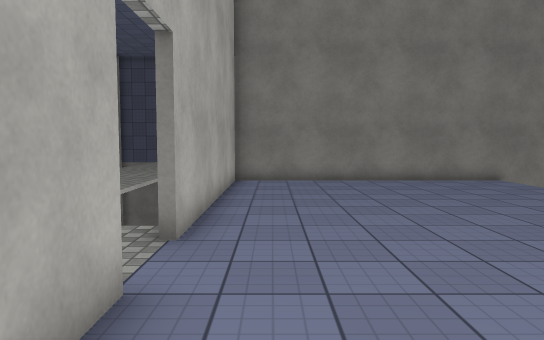
View 1 (above)

16 first-person views from a walk through a scene from a Unity 3-D project. The camera is 1.4 m above the floor, tilts 4° down and sees 70° across. Doors are open. The floor is counted in squares, 1 m on a side. Each view is taken from the middle of a square. On the plan, view 1 faces up. The plan holds only what a view shows up to about 16 squares ahead; the rest is blank. The place goes on beyond the plan. The player is left out. Surface patterns are stand-ins for the level's own textures.

View 2
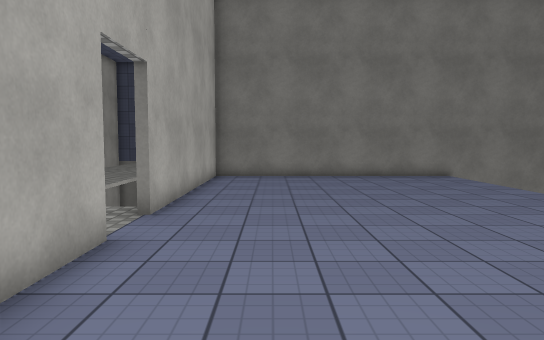

View 3
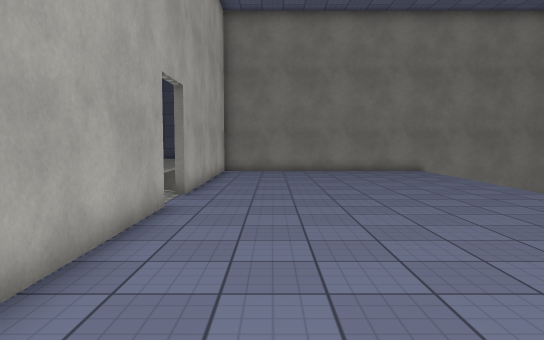

View 4
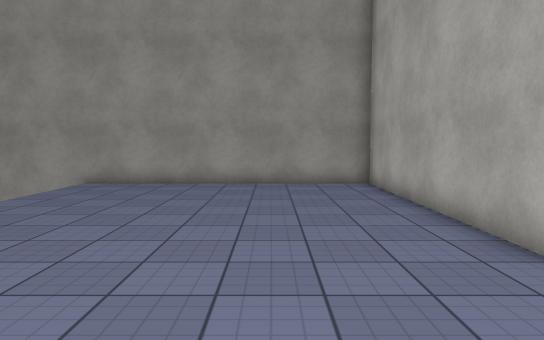

View 5
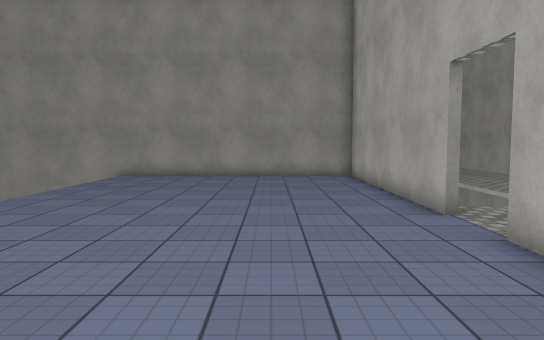

View 6
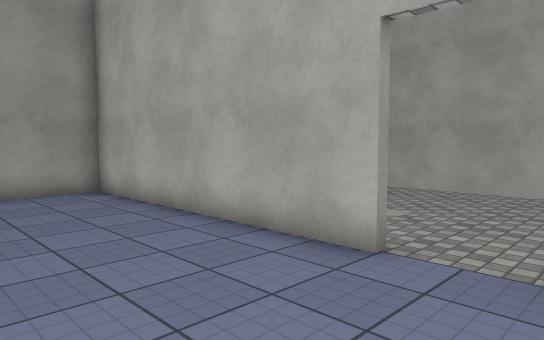

View 7
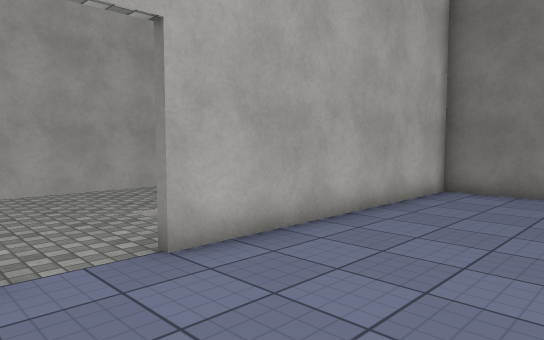

View 8
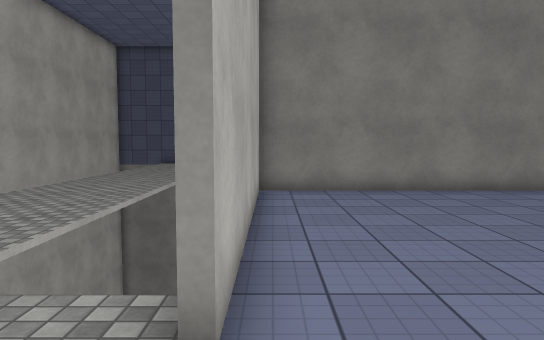

View 9
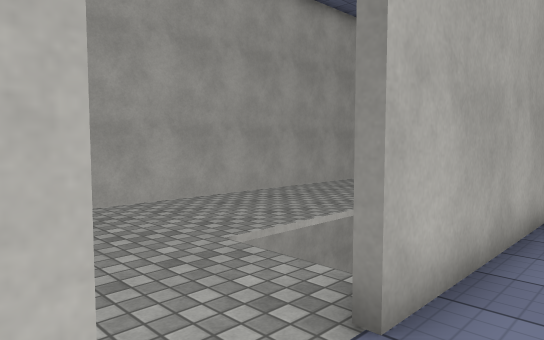

View 10
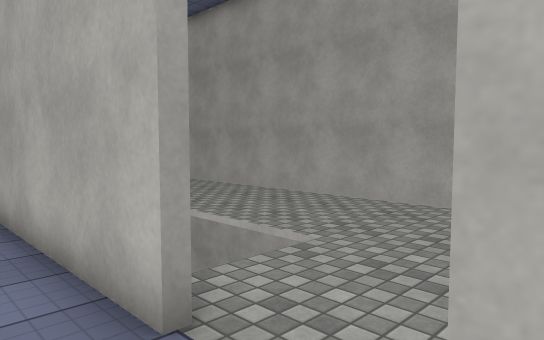

View 11
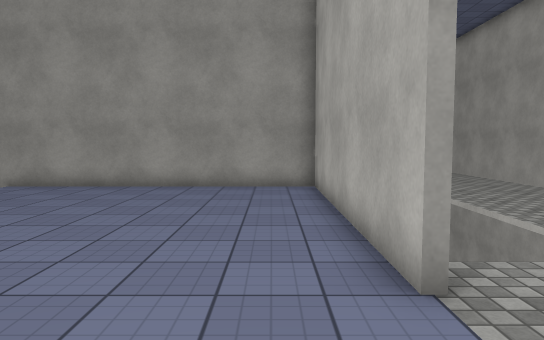

View 12
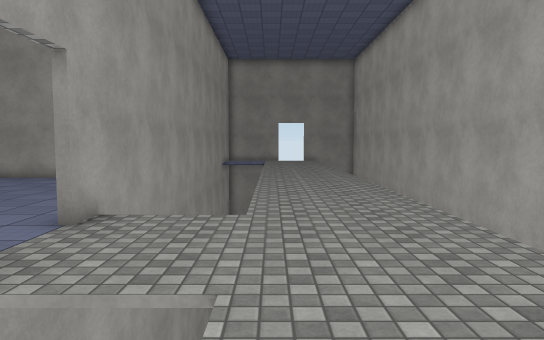

View 13
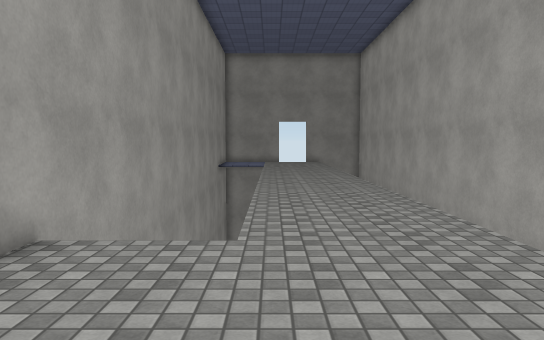

View 14
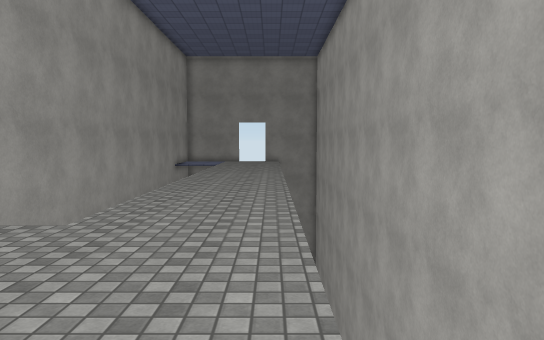

View 15
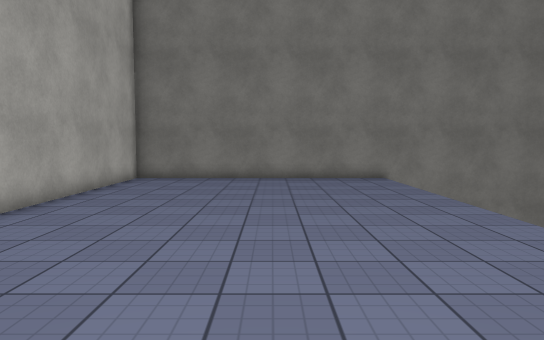

View 16
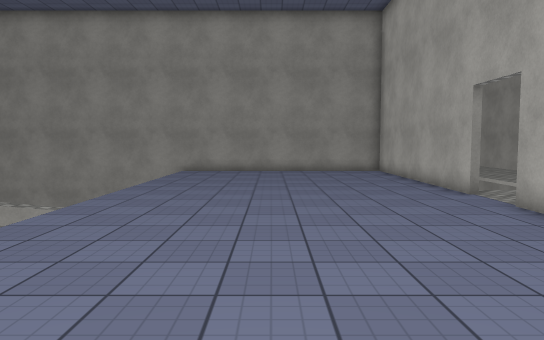

### Floor plan
Key: @ floor where view 1 was taken; # wall or solid block; . floor; v drop or lower ground.
Columns run from 11 left of view 1 to 11 right of it. Each row starts with its distance up from view 1.
 19 v  ....
 18 v  ....
 17 v  ....
 16    ....
 15 v  ....   ###########
 14 v  ....  #..........vvv
 13 v  ....  #..........
 12 v  ....  #..........
 11 v  ....  #..........
 10 v  ....  #..........
  9 v  ....  #..........
  8 v  ....  #..........
  7 v  ....  #..........
  6 v  ......#..........
  5    .................
  4 v  ................. vv
  3 v  ......#..........
  2 v  ....  #..........
  1 v  ....  #..........
  0 v  ....  #.@........
 -1 v  ....  #..........
 -2 v  ....  #..........
 -3 v  ....  #..........
 -4 v  ....  #..........
 -5 v  ....  #..........vvv
 -6 v  ....  v###########
 -7 v  ....  v
 -8 v  ....  v

Positions as (right, up) in squares from view 1, and headings:
1: (0, 0), facing up
2: (1, -2), facing up
3: (1, -5), facing up
4: (2, 8), facing down
5: (2, 11), facing down
6: (3, 6), facing down-left
7: (3, 3), facing up-left
8: (-1, 3), facing up
9: (0, 3), facing up-left
10: (0, 6), facing down-left
11: (0, 7), facing down
12: (-5, 10), facing down
13: (-5, 8), facing down
14: (-8, 9), facing down
15: (4, -1), facing up
16: (4, 14), facing down
